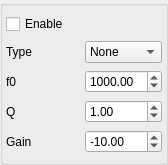
<?xml version="1.0" encoding="UTF-8"?>
<ui version="4.0">
 <class>Equalizer</class>
 <widget class="QWidget" name="Equalizer">
  <property name="geometry">
   <rect>
    <x>0</x>
    <y>0</y>
    <width>168</width>
    <height>165</height>
   </rect>
  </property>
  <layout class="QGridLayout" name="gridLayout">
   <property name="leftMargin">
    <number>0</number>
   </property>
   <property name="topMargin">
    <number>0</number>
   </property>
   <property name="rightMargin">
    <number>0</number>
   </property>
   <property name="bottomMargin">
    <number>0</number>
   </property>
   <property name="spacing">
    <number>0</number>
   </property>
   <item row="0" column="0">
    <widget class="QGroupBox" name="parametricEqGroupBox">
     <property name="checked">
      <bool>false</bool>
     </property>
     <layout class="QGridLayout" name="gridLayout_2">
      <property name="leftMargin">
       <number>3</number>
      </property>
      <property name="topMargin">
       <number>3</number>
      </property>
      <property name="rightMargin">
       <number>3</number>
      </property>
      <property name="bottomMargin">
       <number>3</number>
      </property>
      <property name="horizontalSpacing">
       <number>3</number>
      </property>
      <property name="verticalSpacing">
       <number>2</number>
      </property>
      <item row="3" column="1">
       <widget class="QDoubleSpinBox" name="qSpinBox">
        <property name="minimum">
         <double>0.010000000000000</double>
        </property>
        <property name="maximum">
         <double>200.000000000000000</double>
        </property>
        <property name="value">
         <double>1.000000000000000</double>
        </property>
       </widget>
      </item>
      <item row="2" column="1">
       <widget class="QDoubleSpinBox" name="f0SpinBox">
        <property name="minimum">
         <double>10.000000000000000</double>
        </property>
        <property name="maximum">
         <double>96000.000000000000000</double>
        </property>
        <property name="value">
         <double>1000.000000000000000</double>
        </property>
       </widget>
      </item>
      <item row="1" column="0">
       <widget class="QLabel" name="typeLabel">
        <property name="text">
         <string>Type</string>
        </property>
       </widget>
      </item>
      <item row="4" column="0">
       <widget class="QLabel" name="gainLabel">
        <property name="text">
         <string>Gain</string>
        </property>
       </widget>
      </item>
      <item row="1" column="1">
       <widget class="QComboBox" name="typeComboBox">
        <property name="sizePolicy">
         <sizepolicy hsizetype="Ignored" vsizetype="Fixed">
          <horstretch>0</horstretch>
          <verstretch>0</verstretch>
         </sizepolicy>
        </property>
        <item>
         <property name="text">
          <string>None</string>
         </property>
        </item>
        <item>
         <property name="text">
          <string>LowPass</string>
         </property>
        </item>
        <item>
         <property name="text">
          <string>HighPass</string>
         </property>
        </item>
        <item>
         <property name="text">
          <string>BandPassConstSkirt</string>
         </property>
        </item>
        <item>
         <property name="text">
          <string>BandPassConstPeak</string>
         </property>
        </item>
        <item>
         <property name="text">
          <string>Notch</string>
         </property>
        </item>
        <item>
         <property name="text">
          <string>AllPass</string>
         </property>
        </item>
        <item>
         <property name="text">
          <string>Peak</string>
         </property>
        </item>
        <item>
         <property name="text">
          <string>LowShelf</string>
         </property>
        </item>
        <item>
         <property name="text">
          <string>HighShelf</string>
         </property>
        </item>
       </widget>
      </item>
      <item row="2" column="0">
       <widget class="QLabel" name="f0Label">
        <property name="text">
         <string>f0</string>
        </property>
       </widget>
      </item>
      <item row="4" column="1">
       <widget class="QDoubleSpinBox" name="gainSpinBox">
        <property name="minimum">
         <double>-100.000000000000000</double>
        </property>
        <property name="maximum">
         <double>100.000000000000000</double>
        </property>
        <property name="value">
         <double>-10.000000000000000</double>
        </property>
       </widget>
      </item>
      <item row="3" column="0">
       <widget class="QLabel" name="qLabel">
        <property name="text">
         <string>Q</string>
        </property>
       </widget>
      </item>
      <item row="0" column="0" colspan="2">
       <widget class="QCheckBox" name="enableCheckBox">
        <property name="text">
         <string>Enable</string>
        </property>
       </widget>
      </item>
     </layout>
    </widget>
   </item>
  </layout>
 </widget>
 <layoutdefault spacing="6" margin="11"/>
 <resources/>
 <connections/>
</ui>
